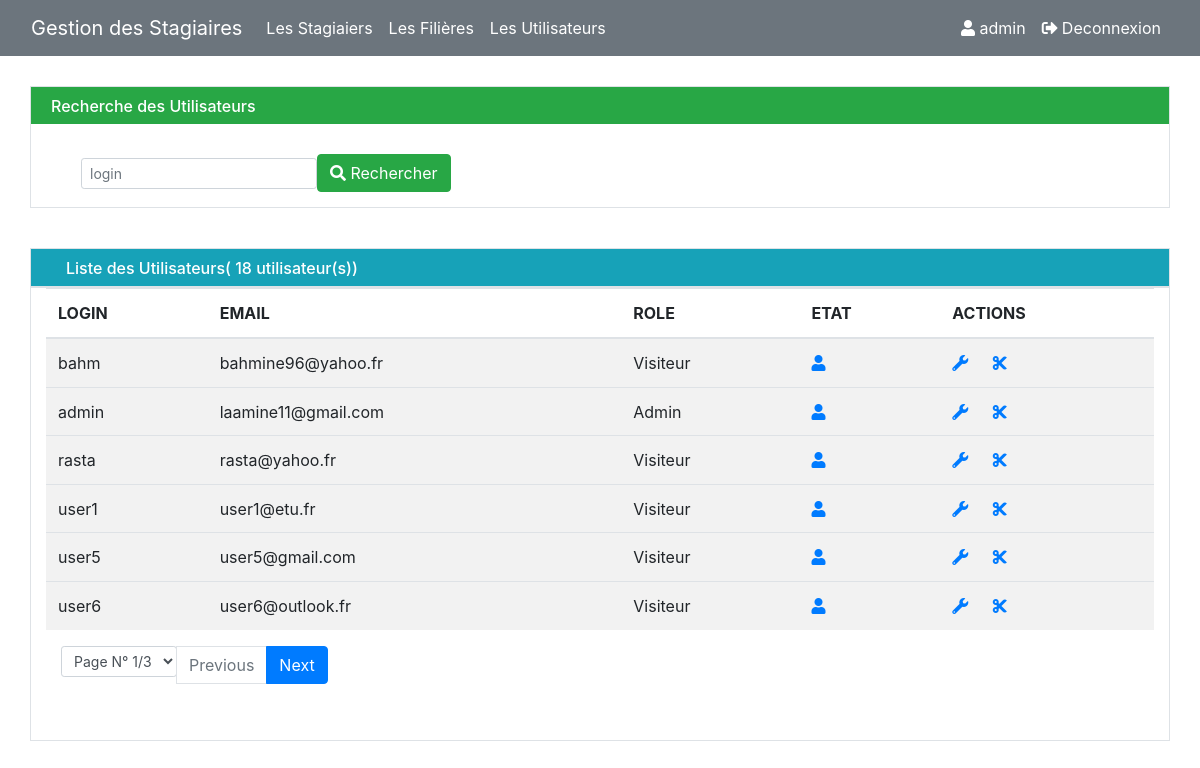
The page /pages/utilisateurs.php (signed in) on the database its author committed.
### tables this page shows
CREATE TABLE `Utilisateur` (
  `login` varchar(50) NOT NULL,
  `email` varchar(255) NOT NULL,
  `role` varchar(255) NOT NULL,
  `etat` tinyint(1) NOT NULL,
  `pwd` varchar(250) NOT NULL
);

### pages/utilisateurs.php (the view, shortened to what this page needs)
<?php
    try {
        require_once("connBD.php");
        $limite = isset($_GET['limite'])?$_GET['limite']:6;
		$page = isset($_GET['page']) ? $_GET['page']:1;
        $start = ($page-1) * $limite;
        $req2 = "SELECT *FROM Utilisateur ORDER BY etat DESC LIMIT $start,$limite";
        $req = "SELECT *FROM Utilisateur";
        $res = $base -> query ($req);
        $resultat = $base -> query ($req2);
        $nbr = $res -> rowCount ();
        $reste = $nbr%$limite;
		$nbrPage = $reste == 0 ? ($nbr/$limite):floor($nbr/$limite) + 1;
    } catch (EXCEPTION $e) {
		die ('Erreur : '.$e->getMessage ());
	} finally {
		$base = null;
	}
?>
<!DOCTYPE html>
<html lang="en">
	<head>
	  <link rel="stylesheet" href="https://use.fontawesome.com/releases/v5.7.0/css/all.css">
	  <link rel="stylesheet" href="https://maxcdn.bootstrapcdn.com/bootstrap/4.5.2/css/bootstrap.min.css">
	</head>
	<body>
		<?php
			include ('menu.php');
		?>
		<div class="container border" style="margin-top:30px;padding-bottom:15px">
            <div class="row bg-success text-white">
				<h6 style="margin-top:10px;margin-left:20px">Recherche des Utilisateurs</h6>
			</div>
            <div class="row" style="margin-top:30px;margin-left:20px">
				<div class="col-8">
				   <form class="form-inline" method="GET" name="search" onsubmit="return verif()" action="utilisateurs.php">
				  	   <input type="text" class="form-control form-control-sm" placeholder="login" name="login" id="login">
					   <button type="submit" class="btn btn-success">
							<i class="fas fa-search"></i> Rechercher
					   </button>
				   </form>
				</div>
			</div>
        </div>
        <div class="container border bg-info text-white" style="margin-top:40px">
			    <h6 style="margin-top:10px;margin-left:20px">Liste des Utilisateurs(<?php echo " $nbr ";?>utilisateur(s))</h6>
		</div>
        <div class="container border" style="padding-bottom:40px">
			<table class="table table-striped table-hover">
				<thead class="bg-muted">
					<tr>
						<th><?php echo strtoupper("login") ;?></th>
						<th><?php echo strtoupper("email") ;?></th>
						<th><?php echo strtoupper("role") ;?></th>
						<th><?php echo strtoupper("etat") ;?></th>
                        <th><?php echo strtoupper("Actions") ;?></th>
					</tr>
				</thead>
				<tbody>
                    <?php
                        while ($don = $resultat -> fetch ()) {
                            $login = $don ['login'];
                            $email = $don ['email'];
                            $role = $don ['role'];
                            $etat = $don ['etat'];
                            ?>
                            <tr class="<?php echo $etat == 1? 'bg-muted':'bg-danger text-white';?>">
                                <td><?php echo $login;?></td>
                                <td><?php echo $email;?></td>
                                <td><?php echo $role;?></td>
                                <td>
								<?php if ($_SESSION['user']['role'] == "Admin") {?>
									<a href="ActDeactive.php?log=<?php echo $login;?>&etat=<?php echo $etat;?>">
                                   	 	<?php
                                        	if ($etat == 0) echo "<i class=\"fas fa-user-slash\"></i>";
                                       		 else if ($etat == 1) echo "<i class=\"fas fa-user\"></i>";
                                    	?>
									</a>
								<?php } else if ($_SESSION['user']['role'] == "Visiteur") {
										if ($_SESSION['user']['login'] == $login) {?>
												<a href="ActDeactive.php?log=<?php echo $login;?>&etat=<?php echo $etat;?>">
													<?php
														if ($etat == 0) echo "<i class=\"fas fa-user-slash\"></i>";
														else if ($etat == 1) echo "<i class=\"fas fa-user\"></i>";
													?>
												</a>
										<?php } else {?>
												<a href="">
													<?php
														if ($etat == 0) echo "<i class=\"fas fa-user-slash\"></i>";
														else if ($etat == 1) echo "<i class=\"fas fa-user\"></i>";
													?>
												</a>
										<?php }
									}
								?>
                                </td>
								<?php if ($_SESSION['user']['role'] == "Admin") {?>
									<td><a href="editerUser.php?log=<?php echo $login;?>&email=<?php echo $email;?>&role=<?php echo $role;?>&etat=<?php
										echo $etat;?>" onclick=
										"return confirm('Attention voulez vous vraiment le modifier?')"><i class="fas fa-wrench"></i>
										</a>
										<a href="supprimerUser.php?log=<?php echo $login;?>" onclick="
											return confirm('Attention voulez vous vraiment le Suprimer?')"><i class="fas fa-cut" style="margin-left:20px"></i>
										</a>
									</td>
								<?php } else if ($_SESSION['user']['role'] == "Visiteur" && $_SESSION['user']['login'] == $login) {?>
										<td><a href="editerUser.php?log=<?php echo $login;?>&email=<?php echo $email;?>&role=<?php echo $role;?>&etat=<?php
											echo $etat;?>" onclick=
											"return confirm('Attention voulez vous vraiment le modifier?')"><i class="fas fa-wrench"></i>
											</a>
											<a href="supprimerUser.php?log=<?php echo $login;?>" onclick="
												return confirm('Attention voulez vous vraiment le Suprimer?')"><i class="fas fa-cut" style="margin-left:20px"></i>
											</a>
										</td>
								<?php }
								?>
                            <tr>
                        <?php }
                        ?>
                </tbody>
            </table>
            <div class="container-fluid">
					<ul class="pagination">
						<li class="page-item">
						<?php
								$log = isset($_GET['login'])?htmlentities(addslashes($_GET['login'])):"";
							echo "<select id =\"sel\" class=\"form-control form-control-sm\" Placeholder=\"N°Page\" onchange=\"changeURL(this.value,'$log')\">";?>
									<option value=""><?php echo "Page N° ".$page."/".$nbrPage; ?></option>
							</select>
						</li>
						<li class="page-item <?php echo $page == 1? "disabled":"active";?>">
							<a class="page-link" href="utilisateurs.php?page=
							<?php echo (($page - 1) > 0) ? $page - 1 : $page;?>&login=
							<?php echo isset($_GET['login'])?htmlentities(addslashes($_GET['login'])):"";?>">Previous</a>
						</li>
						<li class="page-item <?php echo $page < $nbrPage ? "active":"disabled"; ?>">
							<a class="page-link" href="utilisateurs.php?page=<?php echo ($page + 1) <= $nbrPage ? $page + 1 : $page;?>&login=
							<?php echo isset($_GET['login'])?htmlentities(addslashes($_GET['login'])):"";?>">Next</a>
						</li>
					</ul>
                </div>
        </div>
	</body>
</html>

### rows shown on the page
utilisateur: login "bahm", email "bahmine96@yahoo.fr", role "Visiteur", etat 1 (drawn)
utilisateur: login "admin", email "laamine11@gmail.com", role "Admin", etat 1 (drawn)
utilisateur: login "rasta", email "rasta@yahoo.fr", role "Visiteur", etat 1 (drawn)
utilisateur: login "user1", email "user1@etu.fr", role "Visiteur", etat 1 (drawn)
utilisateur: login "user5", email "user5@gmail.com", role "Visiteur", etat 1 (drawn)
utilisateur: login "user6", email "user6@outlook.fr", role "Visiteur", etat 1 (drawn)

### other values the page prints
$_SESSION['user']['login'] "admin"
$nbr "18"
